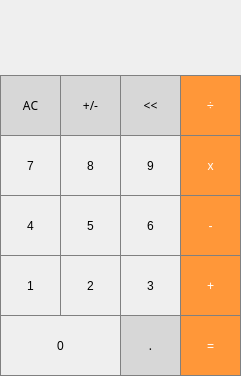
<?xml version="1.0" encoding="UTF-8"?>
<ui version="4.0">
 <class>MainWindow</class>
 <widget class="QMainWindow" name="MainWindow">
  <property name="geometry">
   <rect>
    <x>0</x>
    <y>0</y>
    <width>241</width>
    <height>376</height>
   </rect>
  </property>
  <property name="windowTitle">
   <string>SmartCalc</string>
  </property>
  <widget class="QWidget" name="centralwidget">
   <widget class="QPushButton" name="pushButton_7">
    <property name="geometry">
     <rect>
      <x>0</x>
      <y>135</y>
      <width>61</width>
      <height>61</height>
     </rect>
    </property>
    <property name="styleSheet">
     <string notr="true">QPushButton {
	border: 1px solid gray;
}
QPushButton:pressed {
	background-color: qlineargradient(x1: 0, y1: 0, x2: 0, y2: 1, stop: 0 #dadbde, stop: 1 #f6f7fa);
}</string>
    </property>
    <property name="text">
     <string>7</string>
    </property>
   </widget>
   <widget class="QPushButton" name="pushButton_8">
    <property name="geometry">
     <rect>
      <x>60</x>
      <y>135</y>
      <width>61</width>
      <height>61</height>
     </rect>
    </property>
    <property name="styleSheet">
     <string notr="true">QPushButton {
	border: 1px solid gray;
}
QPushButton:pressed {
	background-color: qlineargradient(x1: 0, y1: 0, x2: 0, y2: 1, stop: 0 #dadbde, stop: 1 #f6f7fa);
}</string>
    </property>
    <property name="text">
     <string>8</string>
    </property>
   </widget>
   <widget class="QPushButton" name="pushButton_9">
    <property name="geometry">
     <rect>
      <x>120</x>
      <y>135</y>
      <width>61</width>
      <height>61</height>
     </rect>
    </property>
    <property name="styleSheet">
     <string notr="true">QPushButton {
	border: 1px solid gray;
}
QPushButton:pressed {
	background-color: qlineargradient(x1: 0, y1: 0, x2: 0, y2: 1, stop: 0 #dadbde, stop: 1 #f6f7fa);
}</string>
    </property>
    <property name="text">
     <string>9</string>
    </property>
   </widget>
   <widget class="QPushButton" name="pushButton_multiply">
    <property name="geometry">
     <rect>
      <x>180</x>
      <y>135</y>
      <width>61</width>
      <height>61</height>
     </rect>
    </property>
    <property name="styleSheet">
     <string notr="true">QPushButton {
	background-color: rgb(255, 151, 57);
	color: white;
	border: 1px solid gray;
}

QPushButton:pressed {
	background-color: qlineargradient(x1: 0, y1: 0, x2: 0, y2: 1, stop: 0 #FF7832, stop: 1 #FF9739);
}</string>
    </property>
    <property name="text">
     <string>x</string>
    </property>
   </widget>
   <widget class="QPushButton" name="pushButton_6">
    <property name="geometry">
     <rect>
      <x>120</x>
      <y>195</y>
      <width>61</width>
      <height>61</height>
     </rect>
    </property>
    <property name="styleSheet">
     <string notr="true">QPushButton {
	border: 1px solid gray;
}
QPushButton:pressed {
	background-color: qlineargradient(x1: 0, y1: 0, x2: 0, y2: 1, stop: 0 #dadbde, stop: 1 #f6f7fa);
}</string>
    </property>
    <property name="text">
     <string>6</string>
    </property>
   </widget>
   <widget class="QPushButton" name="pushButton_minus">
    <property name="geometry">
     <rect>
      <x>180</x>
      <y>195</y>
      <width>61</width>
      <height>61</height>
     </rect>
    </property>
    <property name="styleSheet">
     <string notr="true">QPushButton {
	background-color: rgb(255, 151, 57);
	color: white;
	border: 1px solid gray;
}

QPushButton:pressed {
	background-color: qlineargradient(x1: 0, y1: 0, x2: 0, y2: 1, stop: 0 #FF7832, stop: 1 #FF9739);
}</string>
    </property>
    <property name="text">
     <string>-</string>
    </property>
   </widget>
   <widget class="QPushButton" name="pushButton_4">
    <property name="geometry">
     <rect>
      <x>0</x>
      <y>195</y>
      <width>61</width>
      <height>61</height>
     </rect>
    </property>
    <property name="styleSheet">
     <string notr="true">QPushButton {
	border: 1px solid gray;
}
QPushButton:pressed {
	background-color: qlineargradient(x1: 0, y1: 0, x2: 0, y2: 1, stop: 0 #dadbde, stop: 1 #f6f7fa);
}</string>
    </property>
    <property name="text">
     <string>4</string>
    </property>
   </widget>
   <widget class="QPushButton" name="pushButton_5">
    <property name="geometry">
     <rect>
      <x>60</x>
      <y>195</y>
      <width>61</width>
      <height>61</height>
     </rect>
    </property>
    <property name="styleSheet">
     <string notr="true">QPushButton {
	border: 1px solid gray;
}
QPushButton:pressed {
	background-color: qlineargradient(x1: 0, y1: 0, x2: 0, y2: 1, stop: 0 #dadbde, stop: 1 #f6f7fa);
}</string>
    </property>
    <property name="text">
     <string>5</string>
    </property>
   </widget>
   <widget class="QPushButton" name="pushButton_3">
    <property name="geometry">
     <rect>
      <x>120</x>
      <y>255</y>
      <width>61</width>
      <height>61</height>
     </rect>
    </property>
    <property name="styleSheet">
     <string notr="true">QPushButton {
	border: 1px solid gray;
}
QPushButton:pressed {
	background-color: qlineargradient(x1: 0, y1: 0, x2: 0, y2: 1, stop: 0 #dadbde, stop: 1 #f6f7fa);
}</string>
    </property>
    <property name="text">
     <string>3</string>
    </property>
   </widget>
   <widget class="QPushButton" name="pushButton_plus">
    <property name="geometry">
     <rect>
      <x>180</x>
      <y>255</y>
      <width>61</width>
      <height>61</height>
     </rect>
    </property>
    <property name="styleSheet">
     <string notr="true">QPushButton {
	background-color: rgb(255, 151, 57);
	color: white;
	border: 1px solid gray;
}

QPushButton:pressed {
	background-color: qlineargradient(x1: 0, y1: 0, x2: 0, y2: 1, stop: 0 #FF7832, stop: 1 #FF9739);
}</string>
    </property>
    <property name="text">
     <string>+</string>
    </property>
   </widget>
   <widget class="QPushButton" name="pushButton_1">
    <property name="geometry">
     <rect>
      <x>0</x>
      <y>255</y>
      <width>61</width>
      <height>61</height>
     </rect>
    </property>
    <property name="styleSheet">
     <string notr="true">QPushButton {
	border: 1px solid gray;
}
QPushButton:pressed {
	background-color: qlineargradient(x1: 0, y1: 0, x2: 0, y2: 1, stop: 0 #dadbde, stop: 1 #f6f7fa);
}</string>
    </property>
    <property name="text">
     <string>1</string>
    </property>
   </widget>
   <widget class="QPushButton" name="pushButton_2">
    <property name="geometry">
     <rect>
      <x>60</x>
      <y>255</y>
      <width>61</width>
      <height>61</height>
     </rect>
    </property>
    <property name="styleSheet">
     <string notr="true">QPushButton {
	border: 1px solid gray;
}
QPushButton:pressed {
	background-color: qlineargradient(x1: 0, y1: 0, x2: 0, y2: 1, stop: 0 #dadbde, stop: 1 #f6f7fa);
}</string>
    </property>
    <property name="text">
     <string>2</string>
    </property>
   </widget>
   <widget class="QPushButton" name="pushButton_dot">
    <property name="geometry">
     <rect>
      <x>120</x>
      <y>315</y>
      <width>61</width>
      <height>61</height>
     </rect>
    </property>
    <property name="font">
     <font>
      <family>Academy Engraved LET</family>
     </font>
    </property>
    <property name="styleSheet">
     <string notr="true">QPushButton {
	background-color: rgb(215, 215, 215);
	border: 1px solid gray;
}
QPushButton:pressed {
	background-color: qlineargradient(x1: 0, y1: 0, x2: 0,  y2: 1, stop: 0 #BEBEBE, stop: 1 #D7D7D7);
}</string>
    </property>
    <property name="text">
     <string>.</string>
    </property>
   </widget>
   <widget class="QPushButton" name="pushButton_equal">
    <property name="geometry">
     <rect>
      <x>180</x>
      <y>315</y>
      <width>61</width>
      <height>61</height>
     </rect>
    </property>
    <property name="styleSheet">
     <string notr="true">QPushButton {
	background-color: rgb(255, 151, 57);
	color: white;
	border: 1px solid gray;
}

QPushButton:pressed {
	background-color: qlineargradient(x1: 0, y1: 0, x2: 0, y2: 1, stop: 0 #FF7832, stop: 1 #FF9739);
}</string>
    </property>
    <property name="text">
     <string>=</string>
    </property>
   </widget>
   <widget class="QPushButton" name="pushButton_0">
    <property name="geometry">
     <rect>
      <x>0</x>
      <y>315</y>
      <width>121</width>
      <height>61</height>
     </rect>
    </property>
    <property name="styleSheet">
     <string notr="true">QPushButton {
	border: 1px solid gray;
}
QPushButton:pressed {
	background-color: qlineargradient(x1: 0, y1: 0, x2: 0, y2: 1, stop: 0 #dadbde, stop: 1 #f6f7fa);
}</string>
    </property>
    <property name="text">
     <string>0</string>
    </property>
   </widget>
   <widget class="QPushButton" name="pushButton_back">
    <property name="geometry">
     <rect>
      <x>120</x>
      <y>75</y>
      <width>61</width>
      <height>61</height>
     </rect>
    </property>
    <property name="font">
     <font>
      <family>Academy Engraved LET</family>
     </font>
    </property>
    <property name="styleSheet">
     <string notr="true">QPushButton {
	background-color: rgb(215, 215, 215);
	border: 1px solid gray;
}
QPushButton:pressed {
	background-color: qlineargradient(x1: 0, y1: 0, x2: 0,  y2: 1, stop: 0 #BEBEBE, stop: 1 #D7D7D7);
}</string>
    </property>
    <property name="text">
     <string>&lt;&lt;</string>
    </property>
   </widget>
   <widget class="QPushButton" name="pushButton_divide">
    <property name="geometry">
     <rect>
      <x>180</x>
      <y>75</y>
      <width>61</width>
      <height>61</height>
     </rect>
    </property>
    <property name="styleSheet">
     <string notr="true">QPushButton {
	background-color: rgb(255, 151, 57);
	color: white;
	border: 1px solid gray;
}

QPushButton:pressed {
	background-color: qlineargradient(x1: 0, y1: 0, x2: 0, y2: 1, stop: 0 #FF7832, stop: 1 #FF9739);
}</string>
    </property>
    <property name="text">
     <string>÷</string>
    </property>
   </widget>
   <widget class="QPushButton" name="pushButton_AC">
    <property name="geometry">
     <rect>
      <x>0</x>
      <y>75</y>
      <width>61</width>
      <height>61</height>
     </rect>
    </property>
    <property name="font">
     <font>
      <family>Academy Engraved LET</family>
     </font>
    </property>
    <property name="styleSheet">
     <string notr="true">QPushButton {
	background-color: rgb(215, 215, 215);
	border: 1px solid gray;
}
QPushButton:pressed {
	background-color: qlineargradient(x1: 0, y1: 0, x2: 0,  y2: 1, stop: 0 #BEBEBE, stop: 1 #D7D7D7);
}</string>
    </property>
    <property name="text">
     <string>АС</string>
    </property>
   </widget>
   <widget class="QPushButton" name="pushButton_signChange">
    <property name="geometry">
     <rect>
      <x>60</x>
      <y>75</y>
      <width>61</width>
      <height>61</height>
     </rect>
    </property>
    <property name="font">
     <font>
      <family>Academy Engraved LET</family>
     </font>
    </property>
    <property name="styleSheet">
     <string notr="true">QPushButton {
	background-color: rgb(215, 215, 215);
	border: 1px solid gray;
}
QPushButton:pressed {
	background-color: qlineargradient(x1: 0, y1: 0, x2: 0,  y2: 1, stop: 0 #BEBEBE, stop: 1 #D7D7D7);
}</string>
    </property>
    <property name="text">
     <string>+/-</string>
    </property>
   </widget>
   <widget class="QLabel" name="result_show">
    <property name="geometry">
     <rect>
      <x>0</x>
      <y>0</y>
      <width>231</width>
      <height>71</height>
     </rect>
    </property>
    <property name="font">
     <font>
      <pointsize>20</pointsize>
     </font>
    </property>
    <property name="styleSheet">
     <string notr="true">QLabel {
	qproperty-alignment: 'AlignVCenter | AlignRight';
	border-bottom: 1px solid gray;
}

background-color : white;</string>
    </property>
    <property name="text">
     <string/>
    </property>
   </widget>
  </widget>
 </widget>
 <resources/>
 <connections/>
</ui>
